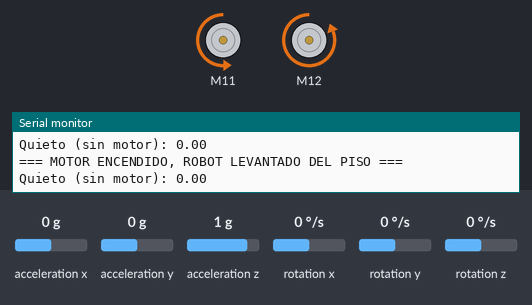
Bench run of a sketch on a simulated Arduino Uno, built with avr-gcc and run on an emulated ATmega328P. Shown: 2 × DC motor (green arrow = forward, orange = backward, longer = faster), the last lines printed to the serial monitor. Inputs (shaded band) come from the test bench; at power-on: acceleration x 0 g, acceleration y 0 g, acceleration z 1 g, rotation x 0 °/s, rotation y 0 °/s, rotation z 0 °/s.

Above: at 5.1 s.
At 30.1 s:
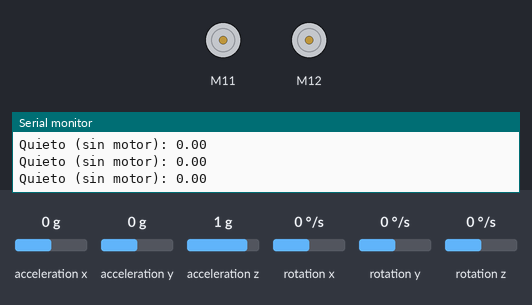
At 60.2 s:
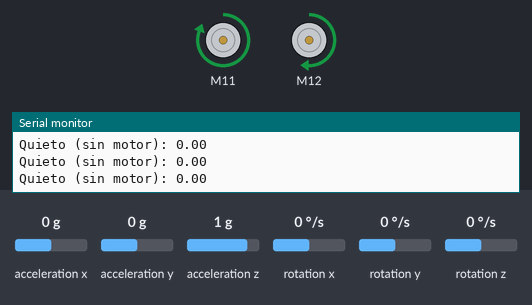
Timing chart, 0 to 61.7 s (numbered marks = the images above):
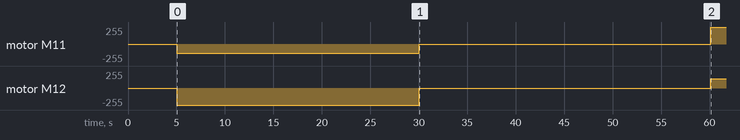

The sketch:

test_giro_estacionario.ino
```cpp
// generated by mBlock5 for MegaPi
// Optimized for WRO Robomission Junior

#include <Arduino.h>
#include <Wire.h>
#include <MeMegaPi.h>

#define BOTON_PIN 4

double angle_rad = PI/180.0;
double angle_deg = 180.0/PI;
MeEncoderOnBoard Encoder_1(SLOT1); // Motor Izquierdo
MeEncoderOnBoard Encoder_2(SLOT2); // Motor Derecho

MeGyro giroscopio(8);

void isr_process_encoder1(void){
  if(digitalRead(Encoder_1.getPortB()) == 0){
    Encoder_1.pulsePosMinus();
  }else{
    Encoder_1.pulsePosPlus();
  }
}

void isr_process_encoder2(void){
  if(digitalRead(Encoder_2.getPortB()) == 0){
    Encoder_2.pulsePosMinus();
  }else{
    Encoder_2.pulsePosPlus();
  }
}

void _loop() {
  unsigned long tiempoActual = millis();
  // Actualizar los motores solo cada 10 milisegundos
  static unsigned long ultimoTiempoMotores = 0;
  if(tiempoActual - ultimoTiempoMotores >= 10) {
    Encoder_1.loop();
    Encoder_2.loop();
    ultimoTiempoMotores = tiempoActual;
  }
  // Actualizar el giroscopio solo cada 50 milisegundos
  static unsigned long ultimoGiroscopio = 0;
  if(tiempoActual - ultimoGiroscopio >= 50) {
    giroscopio.update();
    ultimoGiroscopio = tiempoActual;
  }
}

void _delay(float seconds) {
  if(seconds < 0.0){
    seconds = 0.0;
  }
  // Se cambia 'long' por 'unsigned long' para compatibilidad con millis()
  unsigned long endTime = millis() + (unsigned long)(seconds * 1000.0);

  while(millis() < endTime) {
    _loop();
    delay(2); // <--- ESTA LÍNEA ES LA MAGIA. Evita que la placa colapse.
  }
}

void setup() {
  Serial.begin(115200);
  giroscopio.begin();
  Wire.setWireTimeout(3000, true); // 3000 microsegundos, reset automático del bus si se cuelga
  delay(2000);

  //MOTORES

  TCCR1A = _BV(WGM10);
  TCCR1B = _BV(CS11) | _BV(WGM12);
  TCCR2A = _BV(WGM21) | _BV(WGM20);
  TCCR2B = _BV(CS21);

  attachInterrupt(Encoder_1.getIntNum(), isr_process_encoder1, RISING);
  Encoder_1.setPulse(8);
  Encoder_1.setRatio(46.67);
  Encoder_1.setPosPid(1.8,0,1.2);
  Encoder_1.setSpeedPid(0.18,0,0);

  attachInterrupt(Encoder_2.getIntNum(), isr_process_encoder2, RISING);
  Encoder_2.setPulse(8);
  Encoder_2.setRatio(46.67);
  Encoder_2.setPosPid(1.8,0,1.2);
  Encoder_2.setSpeedPid(0.18,0,0);

  Serial.println("Run");
}

void loop() {
  Encoder_1.loop();
  Encoder_2.loop();
  giroscopio.update();

  Serial.print("Quieto (sin motor): ");

  Serial.println(giroscopio.getAngleZ());
  _delay(0.2);

  static bool motorEncendido = false;
  if (millis() > 5000 && millis() < 30000 && !motorEncendido) {
    Encoder_1.runSpeed(-100);
    Encoder_2.runSpeed(-300);
    motorEncendido = true;
    Serial.println("=== MOTOR ENCENDIDO, ROBOT LEVANTADO DEL PISO ===");
  } else if (millis() > 30000 && millis() < 60000 && motorEncendido) {
    Encoder_1.runSpeed(0);
    Encoder_2.runSpeed(0);
    motorEncendido = false;
  } else if (millis() > 60000 && !motorEncendido) {
    Encoder_1.runSpeed(300);
    Encoder_2.runSpeed(100);
    motorEncendido = true;
  }
}
```

Measured:
- by itself, motor M11: stopped → backward 140/255 at 5.0 s, → stopped 25.0 s later, → forward 255/255 30.1 s later
- by itself, motor M12: stopped → backward 255/255 at 5.0 s, → stopped 25.0 s later, → forward 140/255 30.1 s later
